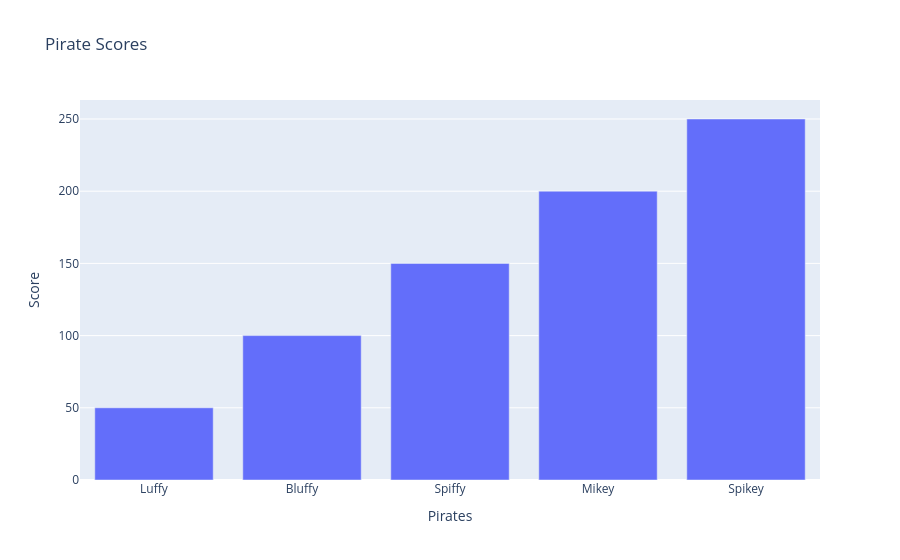

Notebook source saved alongside this figure:
### Code cell
graph = go.Figure()
graph.add_trace(go.Bar(x=x1, y=y1))
graph.update_layout(title = 'Pirate Scores',
                    xaxis_title = 'Pirates',
                    yaxis_title = 'Score')

### Figure 1 — Plotly figure (JSON) as saved in the notebook; plotly's stock layout.template omitted (floating-point values rounded to 4 significant figures)
{"data": [{"type": "bar", "x": ["Luffy", "Bluffy", "Spiffy", "Mikey", "Spikey"], "y": [50, 100, 150, 200, 250]}], "layout": {"title": {"text": "Pirate Scores"}, "xaxis": {"title": {"text": "Pirates"}}, "yaxis": {"title": {"text": "Score"}}}}
